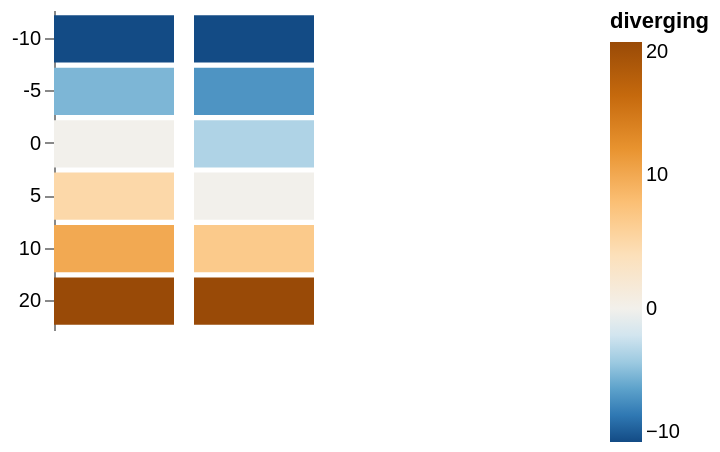

Write the Vega-Lite specification saved for this chart.
### Vega specification from a JSON file in a GitHub repository (floating-point values rounded to 4 significant figures)
{"$schema": "https://vega.github.io/schema/vega/v6.json", "description": "A continuous colour scale with a three-point domain, which Vega turns into a diverging scale: the middle value takes the ramp's midpoint colour whether or not it sits midway between the ends. The two-point scale beside it is the sequential case for comparison.", "width": 260, "height": 160, "padding": 5, "data": [{"name": "values", "values": [{"v": -10}, {"v": -5}, {"v": 0}, {"v": 5}, {"v": 10}, {"v": 20}]}], "scales": [{"name": "diverging", "type": "linear", "domain": [-10, 0, 20], "range": {"scheme": "blueorange"}}, {"name": "sequential", "type": "linear", "domain": [-10, 20], "range": {"scheme": "blueorange"}}, {"name": "yscale", "type": "band", "domain": {"data": "values", "field": "v"}, "range": "height", "padding": 0.1}], "axes": [{"orient": "left", "scale": "yscale"}], "legends": [{"fill": "diverging", "type": "gradient", "title": "diverging"}], "marks": [{"type": "rect", "from": {"data": "values"}, "encode": {"enter": {"x": {"value": 0}, "width": {"value": 60}, "y": {"scale": "yscale", "field": "v"}, "height": {"scale": "yscale", "band": 1}, "fill": {"scale": "diverging", "field": "v"}}}}, {"type": "rect", "from": {"data": "values"}, "encode": {"enter": {"x": {"value": 70}, "width": {"value": 60}, "y": {"scale": "yscale", "field": "v"}, "height": {"scale": "yscale", "band": 1}, "fill": {"scale": "sequential", "field": "v"}}}}]}
